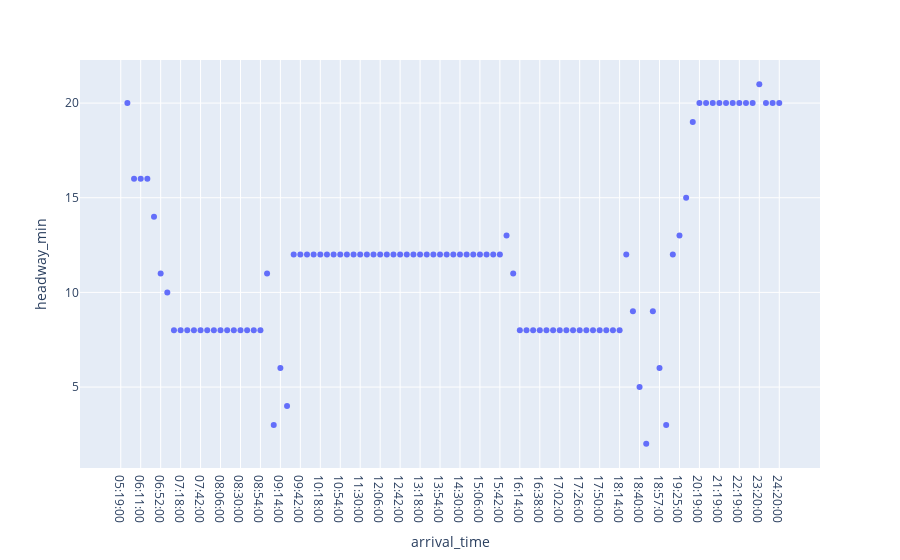

Here is the notebook cell this chart was saved with:
### Code cell
fig = px.scatter(
    sample.sort_values("time_seconds"), 
    x="arrival_time", 
    y="headway_min")
fig.show()

### Figure 1 — Plotly figure (JSON) as saved in the notebook; plotly's stock layout.template omitted (floating-point values rounded to 4 significant figures)
{"data": [{"hovertemplate": "arrival_time=%{x}<br>headway_min=%{y}<extra></extra>", "legendgroup": "", "marker": {"color": "#636efa", "symbol": "circle"}, "mode": "markers", "name": "", "orientation": "v", "showlegend": false, "type": "scatter", "x": ["05:19:00", "05:39:00", "05:55:00", "06:11:00", "06:27:00", "06:41:00", "06:52:00", "07:02:00", "07:10:00", "07:18:00", "07:26:00", "07:34:00", "07:42:00", "07:50:00", "07:58:00", "08:06:00", "08:14:00", "08:22:00", "08:30:00", "08:38:00", "08:46:00", "08:54:00", "09:05:00", "09:08:00", "09:14:00", "09:18:00", "09:30:00", "09:42:00", "09:54:00", "10:06:00", "10:18:00", "10:30:00", "10:42:00", "10:54:00", "11:06:00", "11:18:00", "11:30:00", "11:42:00", "11:54:00", "12:06:00", "12:18:00", "12:30:00", "12:42:00", "12:54:00", "13:06:00", "13:18:00", "13:30:00", "13:42:00", "13:54:00", "14:06:00", "14:18:00", "14:30:00", "14:42:00", "14:54:00", "15:06:00", "15:18:00", "15:30:00", "15:42:00", "15:55:00", "16:06:00", "16:14:00", "16:22:00", "16:30:00", "16:38:00", "16:46:00", "16:54:00", "17:02:00", "17:10:00", "17:18:00", "17:26:00", "17:34:00", "17:42:00", "17:50:00", "17:58:00", "18:06:00", "18:14:00", "18:26:00", "18:35:00", "18:40:00", "18:42:00", "18:51:00", "18:57:00", "19:00:00", "19:12:00", "19:25:00", "19:40:00", "19:59:00", "20:19:00", "20:39:00", "20:59:00", "21:19:00", "21:39:00", "21:59:00", "22:19:00", "22:39:00", "22:59:00", "23:20:00", "23:40:00", "24:00:00", "24:20:00"], "xaxis": "x", "y": [null, 20, 16, 16, 16, 14, 11, 10, 8, 8, 8, 8, 8, 8, 8, 8, 8, 8, 8, 8, 8, 8, 11, 3, 6, 4, 12, 12, 12, 12, 12, 12, 12, 12, 12, 12, 12, 12, 12, 12, 12, 12, 12, 12, 12, 12, 12, 12, 12, 12, 12, 12, 12, 12, 12, 12, 12, 12, 13, 11, 8, 8, 8, 8, 8, 8, 8, 8, 8, 8, 8, 8, 8, 8, 8, 8, 12, 9, 5, 2, 9, 6, 3, 12, 13, 15, 19, 20, 20, 20, 20, 20, 20, 20, 20, 20, 21, 20, 20, 20], "yaxis": "y"}], "layout": {"legend": {"tracegroupgap": 0}, "margin": {"t": 60}, "xaxis": {"anchor": "y", "domain": [0, 1], "title": {"text": "arrival_time"}}, "yaxis": {"anchor": "x", "domain": [0, 1], "title": {"text": "headway_min"}}}}
